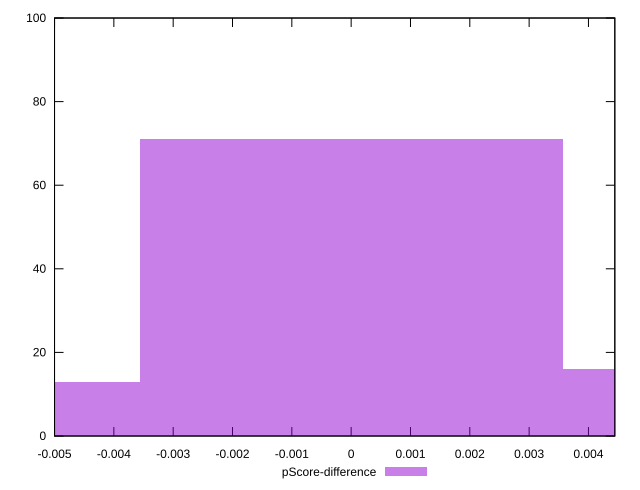

Reproduce this figure in gnuplot.
reset

$pScoreDifference <<EOF
0 71
0.007130211210777751 16
-0.007130211210777751 13
EOF

set key outside below
set boxwidth 0.007130211210777751
set xrange [-0.0050000000000000044:0.004444444444444473]
set yrange [0:100]
set trange [0:100]
set style fill transparent solid 0.5 noborder
set terminal svg size 640, 490 enhanced background rgb 'white'
set output "report_00015_2021-02-09T16-11-33.973Z/uses-webp-images/samples/pages+cached/pScore-difference/histogram.svg"

plot $pScoreDifference title "pScore-difference" with boxes

reset
